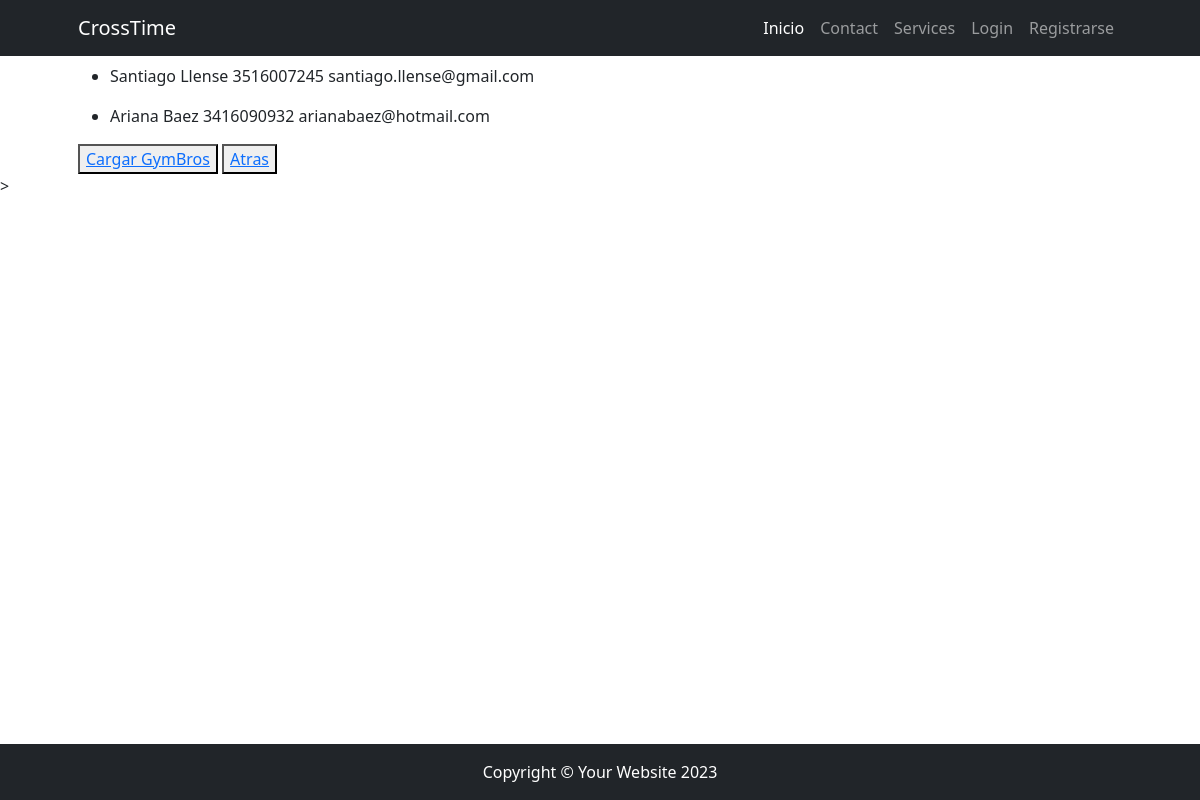
Screenshot of /gymbro/list with the database file from the repository.
### gym_admin/models.py (models this page shows, shortened)
class Gymbro(models.Model):
    nombre = models.CharField(max_length=100)
    dni = models.CharField(max_length=9)
    fecha_nac = models.DateField(null=True, blank=True)
    inicio_act = models.DateField(default=timezone.now, editable=False, verbose_name="Fecha de inicio de actividad")
    dir = models.CharField(max_length=200)
    tel = models.CharField(max_length=14)
    email = models.EmailField()
    os = models.CharField(max_length=100, verbose_name="Obra Social")

### gym_admin/views.py (the view)
# urls.py: path('gymbro/list', views.gymbro_list, name="gymbro_list"),
def gymbro_list(request):
    consulta = models.Gymbro.objects.all()
    contexto = {"Gymbros": consulta}
    return render(request, "gym_admin/gymbro_list.html", contexto)

### gym_admin/templates/gym_admin/gymbro_list.html
{% extends 'gym_admin/base.html' %}
{% block content %}
    {% for gymbro in Gymbros %}
        <ul>
            <li>
                {{gymbro.nombre}}
                {{gymbro.tel}}
                {{gymbro.email}}
            </li>
        </ul>
    {% endfor %}
    <button><a href="{% url 'gymbro_form' %}">Cargar GymBros</a></button>
    <button><a href="{% url 'gym_admin' %}">Atras</a></button>
{% endblock content %}

### rows the page displays
Gymbro: nombre "Santiago Llense", tel "3516007245", email "santiago.llense@gmail.com"
Gymbro: nombre "Ariana Baez", tel "3416090932", email "arianabaez@hotmail.com"
